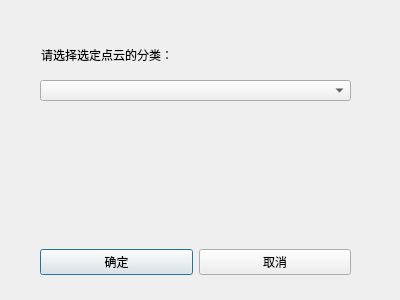
<?xml version="1.0" encoding="UTF-8"?>
<ui version="4.0">
 <class>Dialog</class>
 <widget class="QDialog" name="Dialog">
  <property name="geometry">
   <rect>
    <x>0</x>
    <y>0</y>
    <width>400</width>
    <height>300</height>
   </rect>
  </property>
  <property name="windowTitle">
   <string>Dialog</string>
  </property>
  <widget class="QWidget" name="layoutWidget">
   <property name="geometry">
    <rect>
     <x>40</x>
     <y>242</y>
     <width>311</width>
     <height>41</height>
    </rect>
   </property>
   <layout class="QHBoxLayout">
    <property name="spacing">
     <number>6</number>
    </property>
    <property name="leftMargin">
     <number>0</number>
    </property>
    <property name="topMargin">
     <number>0</number>
    </property>
    <property name="rightMargin">
     <number>0</number>
    </property>
    <property name="bottomMargin">
     <number>0</number>
    </property>
    <item>
     <widget class="QPushButton" name="okButton">
      <property name="text">
       <string>确定</string>
      </property>
     </widget>
    </item>
    <item>
     <widget class="QPushButton" name="cancelButton">
      <property name="text">
       <string>取消</string>
      </property>
     </widget>
    </item>
   </layout>
  </widget>
  <widget class="QLabel" name="label">
   <property name="geometry">
    <rect>
     <x>41</x>
     <y>45</y>
     <width>311</width>
     <height>20</height>
    </rect>
   </property>
   <property name="text">
    <string>请选择选定点云的分类：</string>
   </property>
  </widget>
  <widget class="QComboBox" name="comboBox">
   <property name="geometry">
    <rect>
     <x>40</x>
     <y>80</y>
     <width>311</width>
     <height>21</height>
    </rect>
   </property>
  </widget>
 </widget>
 <resources/>
 <connections>
  <connection>
   <sender>okButton</sender>
   <signal>clicked()</signal>
   <receiver>Dialog</receiver>
   <slot>accept()</slot>
   <hints>
    <hint type="sourcelabel">
     <x>278</x>
     <y>253</y>
    </hint>
    <hint type="destinationlabel">
     <x>96</x>
     <y>254</y>
    </hint>
   </hints>
  </connection>
  <connection>
   <sender>cancelButton</sender>
   <signal>clicked()</signal>
   <receiver>Dialog</receiver>
   <slot>reject()</slot>
   <hints>
    <hint type="sourcelabel">
     <x>369</x>
     <y>253</y>
    </hint>
    <hint type="destinationlabel">
     <x>179</x>
     <y>282</y>
    </hint>
   </hints>
  </connection>
 </connections>
</ui>
